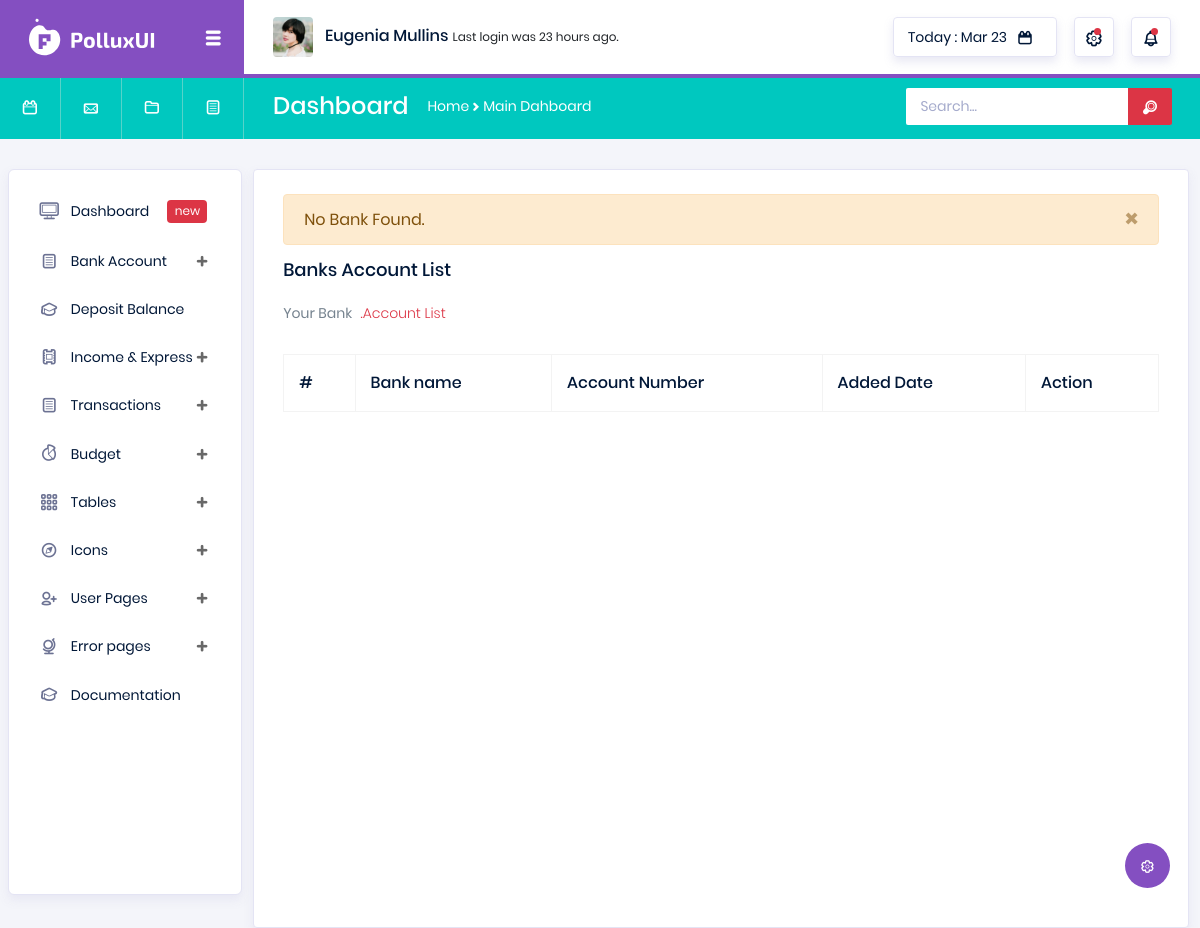
Page /view-bank-accounts/ (signed in) on the earlier database version.
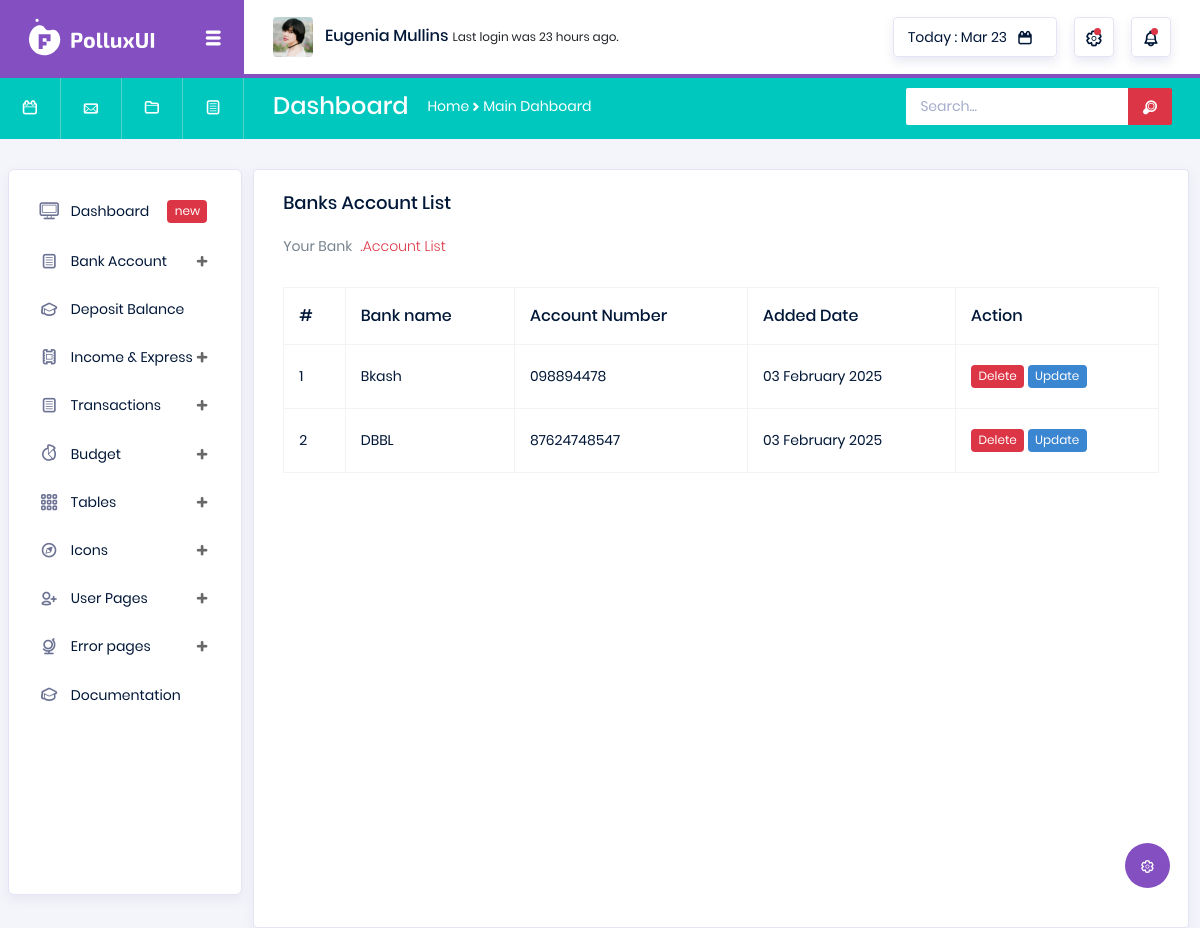
Same page on the later database version.
### transactions/models.py (models this page shows, shortened)
class Bank(models.Model):
    user = models.ForeignKey(User, on_delete=models.CASCADE)
    bank_name = models.CharField(max_length=120)
    account_number = models.CharField(max_length=160)
    date = models.DateTimeField(auto_now_add=True)

### transactions/views.py (the view)
# urls.py: path('view-bank-accounts/', views.View_Banks, name='view_bank'),
def View_Banks(request):
    user = request.user
    banks = Bank.objects.filter(user=user)
    if not banks.exists():
        messages.warning(request, 'No Bank Found.')
    context = {
        'banks':banks
    }
    return render(request, 'transaction/view-banks.html', context)

### templates/transaction/view-banks.html (shortened to what this page needs)
{% extends 'base.html' %}
{% load static %}
{% block body %}
<div class="col-lg-12 grid-margin stretch-card">
    <div class="card">
      <div class="card-body">
        {% include "shared/messages.html" %}
        <h4 class="card-title">Banks Account List</h4>
        <p class="card-description">
          Your Bank <code>.Account List</code>
        </p>
        <div class="table-responsive pt-3">
          <table class="table table-bordered">
            <thead>
              <tr>
                <th>
                  #
                </th>
                <th>
                  Bank name
                </th>
                <th>
                  Account Number
                </th>
                <th>
                  Added Date
                </th>
                <th>
                  Action
                </th>
              </tr>
            </thead>
            <tbody>
            {% for bank in banks %}
              <tr>
                <td>
                  {{forloop.counter}}
                </td>
                <td>
                  {{bank.bank_name}}
                </td>
                <td>
                    {{bank.account_number}}
                </td>
                <td>
                    {{bank.date|date:"d F Y"}}
                </td>
                <td>
                  <label class="badge badge-danger" id="hello" onclick="updateUrl({{bank.id}})" data-toggle="modal" data-target="#exampleModal">Delete</label>
                  <a href="{% url 'transaction:update_bank' bank.id %}" class="badge badge-info">Update</a>
                </td>
              </tr>
            {% endfor %}
            </tbody>
          </table>
        </div>
      </div>
    </div>
  </div>
{% endblock %}

Differences in the rows shown:
added Bank: bank_name "Bkash", account_number "098894478", date "03 February 2025"
added Bank: bank_name "DBBL", account_number "87624748547", date "03 February 2025"
Other differences:
list line gone: "No Bank Found. ×"
